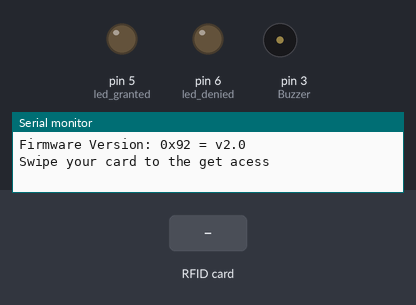
Recording of a sketch running on a simulated Arduino Uno, built with avr-gcc and run on an emulated ATmega328P. Parts: output pins drawn as LEDs (lit = HIGH), buzzer (waves = sounding, pin HIGH), the last lines printed to the serial monitor. Dashed ring = blinking. The test bench sets the inputs (shaded band). Pins used as bus, display or sensor lines are not drawn.

Above: at 1.2 s.
1.3 s: RFID card 40 17 14 19 held to the reader
At 2.2 s:
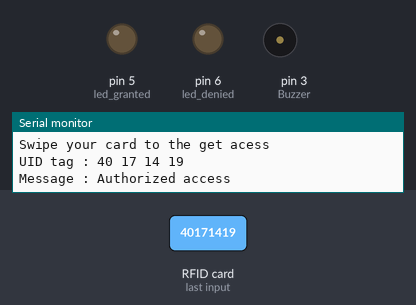
4.3 s: RFID card 5E 7A 19 C4 held to the reader
At 4.61 s:
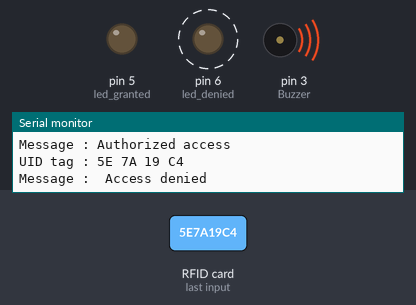
At 5.76 s:
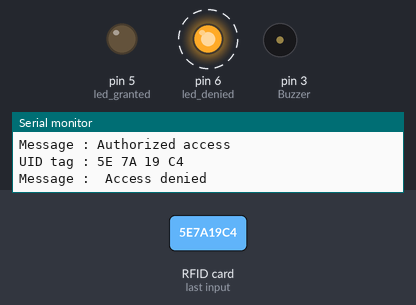
Timing chart, 0 to 11.2 s (numbered marks = the images above; inputs shaded):
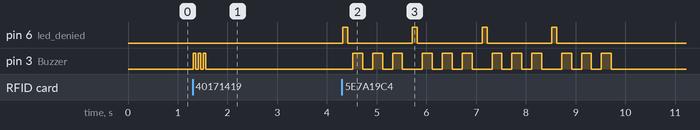

Measured:
- after the input at 1.3 s, pin 3 (Buzzer): alternates HIGH for 0.05 s and LOW for 0.05 s, 6 changes in all, then stays LOW, starting at once
- after the input at 4.3 s, pin 6 (led_denied): alternates HIGH for 0.10 s and LOW for 1.3 s, 8 changes in all, then stays LOW, starting at once; pin 3 (Buzzer): LOW → HIGH after 0.22 s, then repeats every 1.4 s: 2 × (LOW 0.20 s, HIGH 0.20 s), LOW 0.40 s, HIGH 0.20 s, until it stays LOW from 9.7 s

The sketch:

rfid_led_buzzer.ino
```cpp
/*
 *
 * All the resources for this project: https://github.com/ayanbabi90/rfid
 * Modified by Ayan Chakraborty
 * contact at: ayan.babi90@gmail.com
 */

#include <SPI.h>
#include <MFRC522.h>

#define SS_PIN 10
#define RST_PIN 9
#define Buzzer 3
MFRC522 mfrc522(SS_PIN, RST_PIN);   // Create MFRC522 instance.

// LED indicators released or denied access
int led_granted = 5; //for Green led on pin ~5
int led_denied = 6;  // for Red led on pin ~6
int buzzer_beep = 3; // for buzzer on pin ~3

void setup()
{
  pinMode (led_granted, OUTPUT);
  pinMode (led_denied, OUTPUT);
  pinMode(Buzzer, OUTPUT);
  Serial.begin(9600);   // Initiate a serial communication
  SPI.begin();      // Initiate  SPI bus
  mfrc522.PCD_Init();   // Initiate MFRC522
  mfrc522.PCD_DumpVersionToSerial(); // Initate frimware version of your rfid module
  Serial.println("Swipe your card to the get acess");
  Serial.println();
}
void loop()
{
  // Look for new cards
  if ( ! mfrc522.PICC_IsNewCardPresent())
  {
    return;
  }
  // Select one of the cards
  if ( ! mfrc522.PICC_ReadCardSerial())
  {
    return;
  }
  //Show UID on serial monitor
  Serial.print("UID tag :");
  String content= "";
  byte letter;
  for (byte i = 0; i < mfrc522.uid.size; i++)
  {
     Serial.print(mfrc522.uid.uidByte[i] < 0x10 ? " 0" : " ");
     Serial.print(mfrc522.uid.uidByte[i], HEX);
     content.concat(String(mfrc522.uid.uidByte[i] < 0x10 ? " 0" : " "));
     content.concat(String(mfrc522.uid.uidByte[i], HEX));
  }
  Serial.println();
  Serial.print("Message : ");
  content.toUpperCase();
  if (content.substring(1) == "40 17 14 19" ) // Put your RFID UID Card No here to get acess
  {
    digitalWrite (led_granted, HIGH);
    Serial.println("Authorized access");
    Serial.println();
    digitalWrite (led_granted, LOW);
    for (int y = 0; y < 3; y++){
      digitalWrite (Buzzer, HIGH) ;// Buzzer On
      delay (50) ;// Delay 1ms
      digitalWrite (Buzzer, LOW) ;// Buzzer Off
      delay (50) ;// delay 1ms
}
    delay(1000);
  }
 else   {
  Serial.println(" Access denied");
  for (int i = 1; i <5; i ++)  // Flashing Red LED
    {
      digitalWrite (led_denied, HIGH);
      delay (100);
      digitalWrite (led_denied, LOW);
      delay (100);
      for (int y = 0; y < 3; y++){
        digitalWrite (Buzzer, HIGH) ;// Buzzer On
        delay (200) ;// Delay 1ms
        digitalWrite (Buzzer, LOW) ;// Buzzer Off
        delay (200) ;// delay 1ms
        }
    }
  Serial.println();
  delay(1000);
  }
}
```
